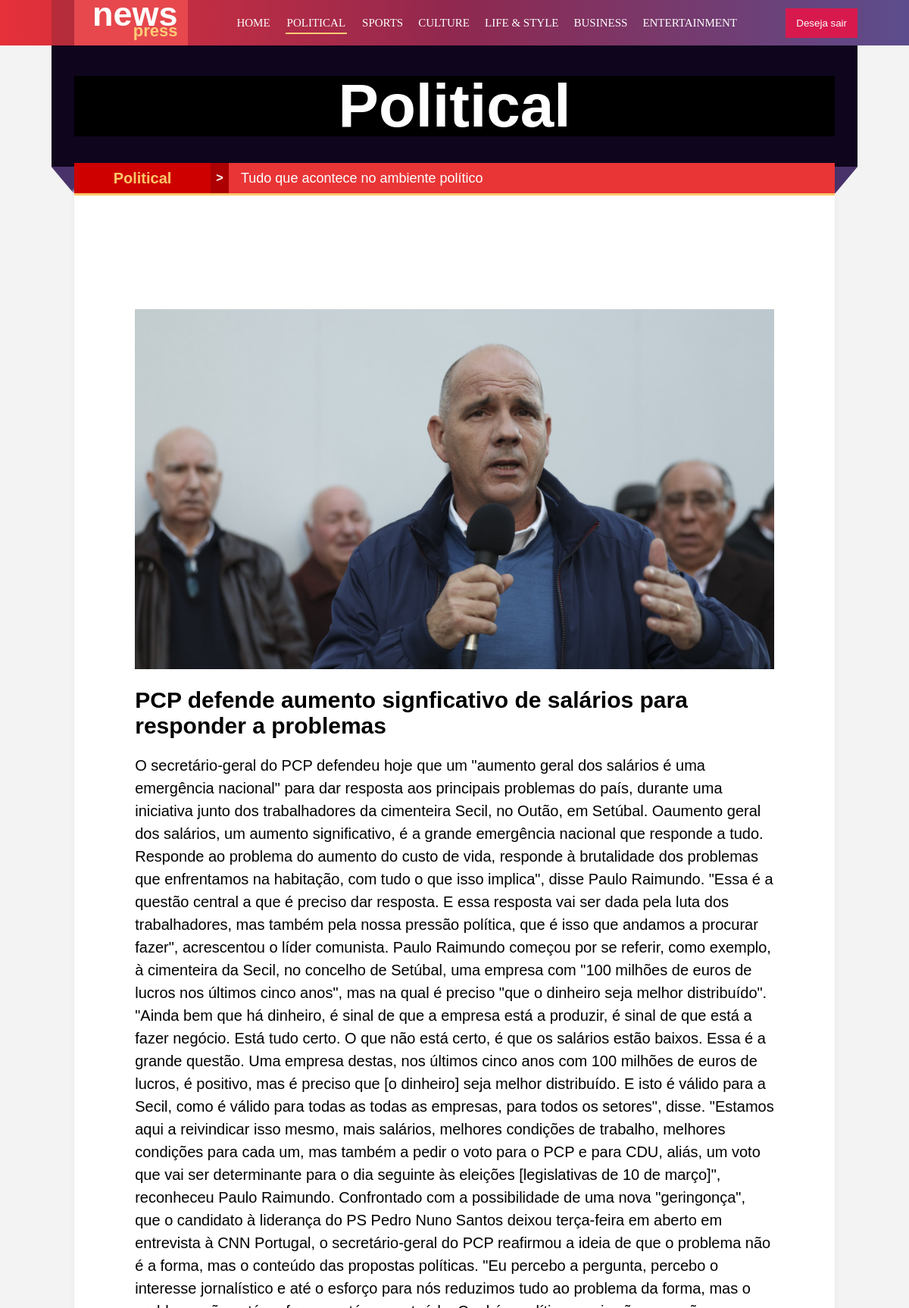
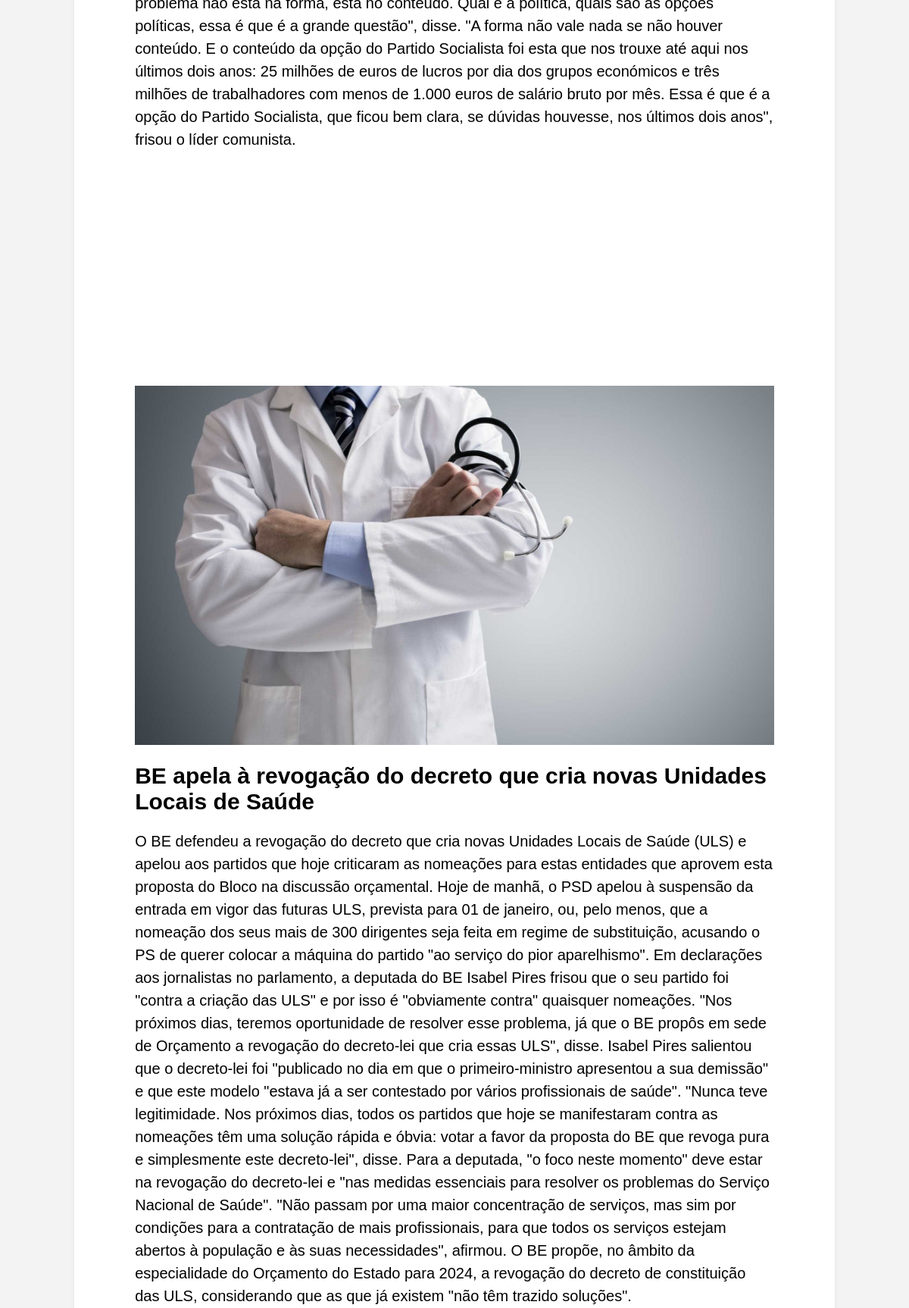
The page /usuario/political.php (signed in, upper part) on the database its author committed (2 pictures, top to bottom).
### tables this page shows
CREATE TABLE `noticias` (
  `id_noticia` smallint NOT NULL AUTO_INCREMENT,
  `titulo_noticia` text,
  `texto_noticia` mediumtext,
  `imagem` varchar(255) DEFAULT NULL,
  `estado` tinyint(1) DEFAULT NULL,
  `id_categoria` smallint DEFAULT NULL,
  `id_usuario` smallint DEFAULT NULL,
  `data_cadastro` datetime DEFAULT NULL,
  `data_modificacao` datetime DEFAULT NULL,
  PRIMARY KEY (`id_noticia`)
);

### usuario/political.php (the view, shortened to what this page needs)
<?php
require_once "../conexao.php";
  $id = $_SESSION['id_usuario'];
       $sql = "SELECT * FROM noticias AS n INNER JOIN categorias AS c ON n.id_categoria = c.id_categoria  WHERE estado = '1' AND id_usuario = '$id'";
		   $result = $ligation->prepare($sql);
		   $result->execute();
		   $data =  $result->fetchall(PDO::FETCH_ASSOC);
         $culture = false;
         $sports = false;
         $entertainment = false;
         $life_style = false;
         $business= false;
         $political = false;
        $array = array();
          if(count($data) > 0){
          for($l=0; $l<count($data); $l++){
             if($data[$l]['nome_categoria'] === 'culture'){
                if($culture === false){
                  $array[] = 'culture';
                  $culture = true;
             	}
             }elseif($data[$l]['nome_categoria'] === 'sports'){
             	if($sports === false){
                  $array[] = 'sports';
                  $sports = true;
             	}
             }elseif($data[$l]['nome_categoria'] === 'business'){
             	if($business === false){
                  $array[] = 'business';
                  $business = true;
             	}
             }elseif($data[$l]['nome_categoria'] === 'entertainment'){
             	if($entertainment === false){
                  $array[] = 'entertainment';
                  $entertainment = true;
             	}
             }elseif($data[$l]['nome_categoria'] === 'life & style'){
             	if($life_style === false){
                  $array[] = 'life & style';
                  $life_style = true;
             	}
             }elseif($data[$l]['nome_categoria'] === 'political'){
             	if($political === false){
                  $array[] = 'political';
                  $political = true;
             	}
             }
         }
     }
 ?>
<!DOCTYPE html>
<html lang="pt">
<head>
	<?php require_once "../head.php";  ?>
</head>
<body>
<header>
<div class="navigation">
 	<div class="border-left"></div>
	 <div class="logo">
	 	<span id="text1">news</span>
	 	<span id="text2">press</span>
	 </div>
	 <nav>
       <ul class="menu">
	       <li><a href="home.php">Home</a></li>
          <?php foreach($array as $value){
             if($value === 'life & style'){
           ?>
	 	   <li>
	 	   	<a href="life&style.php">
	 	   		<?= $value; ?>
	 	   	 </a>
	 	   </li>
       <?php }else if($value === 'political'){ ?>
	 	   <li>
	 	   	<a href="political.php" class="underline">
	 	   		<?= $value; ?>
	 	   	 </a>
	 	   </li>
      <?php }else{ ?>
	 	   <li>
	 	   	<a href="<?= $value.'.php';  ?>">
	 	   		<?= $value; ?>
	 	   	 </a>
	 	   </li>
       <?php } } ?>
	 	</ul>
	 </nav>
	 <a href="../encerro.php">
	 	<button>Deseja sair</button>
	 </a>
 </div>
</header>
<section class="title">
    <h1>Political</h1>
</section>
<div class="barra_bottom">
	<div class="barra_red">
		<div id="text1">Political</div>
		<div id="icon">></div>
		<p id="text2">Tudo que acontece no ambiente político</p>
	</div>
</div>
<section class="category">
<?php
       $sql = "SELECT * FROM noticias AS n INNER JOIN categorias AS c ON n.id_categoria = c.id_categoria  WHERE estado = '1' AND id_usuario = '$id' AND nome_categoria = 'political'";
		   $result = $ligation->prepare($sql);
		   $result->execute();
		   $data =  $result->fetchall(PDO::FETCH_ASSOC);
     if(count($data) > 0){
    for($l=0; $l<count($data); $l++){
 ?>
  <div id="<?= $data[$l]['id_noticia'];  ?>" class="notice">
  	 <img id="img_notice" src="<?= $data[$l]['imagem']; ?>" alt="imagemNotice">
  	 <h1><?= $data[$l]['titulo_noticia']; ?></h1>
  	 <p><?= $data[$l]['texto_noticia']; ?></p>
  </div>
<?php } }  ?>
</section>
</body>
</html>

### css/style.css (style rules this page uses)
* { margin:0; padding:0; box-sizing: border-box; }
body { background-color: rgb(243,243,243); color:#000; }
img { width: 100%; height: 100%; }
ul { list-style:none; }
.underline { padding:5px 2px; border-bottom:2px solid #ffc668; }
header { width: 100%; height:60px; background: linear-gradient(to right,rgb(229,28,38),rgb(134,19,62),rgb(76,59,130)); opacity: 0.9; }
header .navigation { display:flex; justify-content:space-between; align-items:center; margin:auto; max-width:1064px; height:100%; }
header .navigation .logo { display: flex; justify-content:center; flex-flow:column wrap; width: 150px; height:100%; margin-left:30px; padding: 0px 24px; font-family:arial; background-color:rgb(229,54,61); line-height:22px; }
header .navigation .border-left { position: absolute; top: 0px; left:auto; width: 30px; height: 65px; background-color: rgb(15,5,29); opacity: 0.2; }
header .navigation .logo #text1 { display: block; color:#fff; font-size:45px; font-weight:bold; }
header .navigation .logo #text2 { display: block; color:rgb(255,198,104); text-align:right; font-size:22px; font-weight:bold; }
header .navigation nav .menu { display: flex; column-gap:20px; }
header .navigation nav .menu a { font-size: 15px; color:#fff; text-transform: uppercase; text-decoration:none; }
header .navigation button { color:#fff; background-color: rgb(214,2,61); padding:12px 14px; border:0; cursor:pointer; }
.title { display: flex; justify-content: center; align-items: center; margin:auto; width: 1064px; height: 160px; background-color:black; border-left: 30px solid rgb(15,5,29); border-right:30px solid rgb(15,5,29); border-top: 40px solid rgb(15,5,29); border-bottom:40px solid rgb(15,5,29); }
.title h1 { font:bold 80px arial ; color:white; }
.barra_bottom { margin:auto; width: 1064px; height:35px; background-color: rgb(73,50,106); }
.barra_bottom .barra_red { position: relative; top:-5px; display: grid; grid-template-columns: 180px 24px auto; align-items:center; margin:auto; width: 1004px; height:40px; font-weight:bold; font-family:arial; }
.barra_bottom .barra_red #text1 { height:100%; text-align:center; background-color:rgb(206,1,0); line-height: 40px; color:rgb(255,198,104); font-size: 20px; }
.barra_bottom .barra_red #icon { height:100%; background-color:rgb(172,0,3); color:#fff; line-height:40px; text-align:center; }
.barra_bottom .barra_red #text2 { height: 100%; font-size:18px; font-weight:normal; color:#fff; line-height:40px; padding-left:16px; background-color: rgb(233,53,54); }
.barra_bottom .barra_red::before, .barra_bottom .barra_red::after { position: absolute; content:""; display: block; width:30px; height:48px; background-color:rgb(243,243,243); }
.barra_bottom .barra_red::before { transform: translate(-43px,11px) rotate(-40deg); }
.barra_bottom .barra_red::after { transform: translate(1016px,12px) rotate(40deg); }
.category { margin:auto; width:1004px; background-color:#fff; border-top: 3px solid rgb(255,198,104); margin-bottom:50px; padding-bottom: 50px; box-shadow:3px 3px 4px #eee,-3px -3px 4px #eee; }
.notice { margin:120px auto 250px auto; width: 90%; padding:30px; }
.notice h1 { font:bold 30px arial; margin:20px 0px; }
.notice p { font:normal 20px arial; line-height: 30px; }

### rows shown on the page
noticias: imagem (picture), titulo_noticia "PCP defende aumento signficativo de salários para responder a problemas", texto_noticia "O secretário-geral do PCP defendeu hoje que um \"aumento geral dos salários é uma emergência nacional\" para dar resposta aos principais problemas do país, durante uma iniciativa junto dos trabalhadores da cimenteira Secil, no Outão, em Setúbal. Oaumento geral dos salários, um aumento significativo, é a grande emergência nacional que responde a tudo. Responde ao problema do aumento do custo de vida, responde à brutalidade dos problemas que enfrentamos na habitação, com tudo o que isso implica\", disse Paulo Raimundo. \"Essa é a questão central a que é preciso dar resposta. E essa resposta vai ser dada pela luta dos trabalhadores, mas também pela nossa pressão política, que é isso que andamos a…"
noticias: imagem (picture), titulo_noticia "BE apela à revogação do decreto que cria novas Unidades Locais de Saúde", texto_noticia "O BE defendeu a revogação do decreto que cria novas Unidades Locais de Saúde (ULS) e apelou aos partidos que hoje criticaram as nomeações para estas entidades que aprovem esta proposta do Bloco na discussão orçamental. Hoje de manhã, o PSD apelou à suspensão da entrada em vigor das futuras ULS, prevista para 01 de janeiro, ou, pelo menos, que a nomeação dos seus mais de 300 dirigentes seja feita em regime de substituição, acusando o PS de querer colocar a máquina do partido \"ao serviço do pior aparelhismo\". Em declarações aos jornalistas no parlamento, a deputada do BE Isabel Pires frisou que o seu partido foi \"contra a criação das ULS\" e por isso é \"obviamente contra\" quaisquer nomeações.…"

### other values the page prints
$value "POLITICAL"
$value "SPORTS"
$value "CULTURE"
$value "LIFE & STYLE"
$value "BUSINESS"
$value "ENTERTAINMENT"
